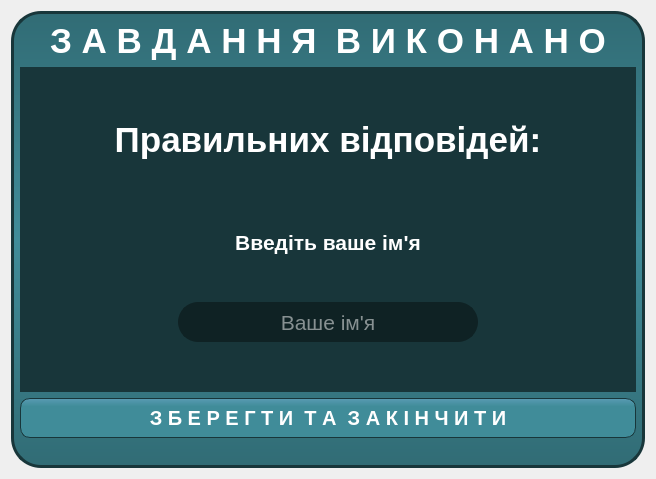
<?xml version="1.0" encoding="UTF-8"?>
<ui version="4.0">
 <class>SaveForm</class>
 <widget class="QDialog" name="SaveForm">
  <property name="windowModality">
   <enum>Qt::WindowModal</enum>
  </property>
  <property name="geometry">
   <rect>
    <x>0</x>
    <y>0</y>
    <width>656</width>
    <height>479</height>
   </rect>
  </property>
  <property name="focusPolicy">
   <enum>Qt::NoFocus</enum>
  </property>
  <property name="windowTitle">
   <string>Dialog</string>
  </property>
  <property name="modal">
   <bool>true</bool>
  </property>
  <layout class="QGridLayout" name="gridLayout_2">
   <item row="1" column="0">
    <widget class="QWidget" name="BackGround1" native="true">
     <property name="styleSheet">
      <string notr="true">QWidget#BackGround1 {
	background: qlineargradient(spread:pad, x1:0.5, y1:0, x2:0.5, y2:1, stop:0 rgba(49, 108, 117, 255), stop:0.5 rgba(64, 140, 153, 255), stop:1 rgba(49, 108, 117, 255));
	border-style: solid;
	border-width: 3px;
	border-color: rgb(24, 54, 58);
	border-radius: 30px;
	font-family: &quot;Arial&quot;;
	font-size: 20px;
	font-weight: bold;
	color: #fff;
}</string>
     </property>
     <layout class="QGridLayout" name="BackGround">
      <property name="leftMargin">
       <number>9</number>
      </property>
      <property name="topMargin">
       <number>10</number>
      </property>
      <property name="rightMargin">
       <number>9</number>
      </property>
      <property name="bottomMargin">
       <number>30</number>
      </property>
      <item row="1" column="0">
       <widget class="QWidget" name="GridLayout" native="true">
        <property name="focusPolicy">
         <enum>Qt::NoFocus</enum>
        </property>
        <property name="styleSheet">
         <string notr="true">border : 0px solid blue;
border-top : 3px solid rgb(24, 54, 58);
background-color: rgb(24, 54, 58);</string>
        </property>
        <layout class="QGridLayout" name="gridLayout">
         <property name="leftMargin">
          <number>9</number>
         </property>
         <property name="topMargin">
          <number>9</number>
         </property>
         <property name="rightMargin">
          <number>9</number>
         </property>
         <property name="bottomMargin">
          <number>9</number>
         </property>
         <item row="0" column="0">
          <widget class="QLabel" name="label_2">
           <property name="sizePolicy">
            <sizepolicy hsizetype="Preferred" vsizetype="Maximum">
             <horstretch>0</horstretch>
             <verstretch>0</verstretch>
            </sizepolicy>
           </property>
           <property name="font">
            <font>
             <family>Arial</family>
             <pointsize>26</pointsize>
             <weight>75</weight>
             <bold>true</bold>
            </font>
           </property>
           <property name="styleSheet">
            <string notr="true">color:#fff</string>
           </property>
           <property name="text">
            <string>Правильних вiдповiдей:</string>
           </property>
           <property name="alignment">
            <set>Qt::AlignCenter</set>
           </property>
          </widget>
         </item>
         <item row="4" column="0" alignment="Qt::AlignHCenter">
          <widget class="QLineEdit" name="name">
           <property name="sizePolicy">
            <sizepolicy hsizetype="Fixed" vsizetype="Fixed">
             <horstretch>0</horstretch>
             <verstretch>0</verstretch>
            </sizepolicy>
           </property>
           <property name="minimumSize">
            <size>
             <width>300</width>
             <height>40</height>
            </size>
           </property>
           <property name="font">
            <font>
             <pointsize>16</pointsize>
            </font>
           </property>
           <property name="styleSheet">
            <string notr="true">QLineEdit {
	border: 2px solid rgb(15, 34, 36);
	border-radius: 20px;
	color: #fff;
	padding-left: 20px;
	padding-right: 20px;
	background-color: rgb(15, 34, 36); 
}

QLineEdit:hover {
	border: 2px solid rgb(39, 89, 95)
}

QLineEdit:focus{
	border: 2px solid rgb(64, 140, 153)
}</string>
           </property>
           <property name="text">
            <string/>
           </property>
           <property name="maxLength">
            <number>14</number>
           </property>
           <property name="alignment">
            <set>Qt::AlignCenter</set>
           </property>
           <property name="placeholderText">
            <string>Ваше ім'я</string>
           </property>
          </widget>
         </item>
         <item row="3" column="0">
          <widget class="QLabel" name="label_3">
           <property name="sizePolicy">
            <sizepolicy hsizetype="Preferred" vsizetype="Maximum">
             <horstretch>0</horstretch>
             <verstretch>0</verstretch>
            </sizepolicy>
           </property>
           <property name="font">
            <font>
             <family>Arial</family>
             <pointsize>16</pointsize>
             <weight>75</weight>
             <bold>true</bold>
            </font>
           </property>
           <property name="styleSheet">
            <string notr="true">color:#fff</string>
           </property>
           <property name="text">
            <string>Введіть ваше ім'я</string>
           </property>
           <property name="alignment">
            <set>Qt::AlignCenter</set>
           </property>
          </widget>
         </item>
         <item row="1" column="0">
          <spacer name="verticalSpacer">
           <property name="orientation">
            <enum>Qt::Vertical</enum>
           </property>
           <property name="sizeType">
            <enum>QSizePolicy::Fixed</enum>
           </property>
           <property name="sizeHint" stdset="0">
            <size>
             <width>20</width>
             <height>20</height>
            </size>
           </property>
          </spacer>
         </item>
        </layout>
       </widget>
      </item>
      <item row="2" column="0">
       <widget class="QPushButton" name="panoButton">
        <property name="minimumSize">
         <size>
          <width>300</width>
          <height>40</height>
         </size>
        </property>
        <property name="cursor">
         <cursorShape>PointingHandCursor</cursorShape>
        </property>
        <property name="styleSheet">
         <string notr="true"> QPushButton {
     background: qlineargradient(spread:pad, x1:0.5, y1:0, x2:0.5, y2:1, stop:0 rgba(89, 155, 179, 255), stop:0.2 rgba(64, 140, 153, 255));
	border-style: solid;
	border-width: 1px;
	border-color: rgb(24, 54, 58);
	border-radius: 10px;
	font-family: &quot;Arial&quot;;
	font-size: 20px;
	font-weight: bold;
	color: #fff;
 }
 QPushButton:hover {
     background: qlineargradient(spread:pad, x1:0.5, y1:1, x2:0.5, y2:0.011, stop:0 rgba(89, 155, 179, 255), stop:0.2 rgba(64, 140, 153, 255));
 }
 QPushButton:pressed {
     background: qlineargradient(spread:pad, x1:0.5, y1:0, x2:0.5, y2:1, stop:0 rgba(49, 108, 117, 255), stop:0.2 rgba(64, 140, 153, 255));
 }</string>
        </property>
        <property name="text">
         <string>З Б Е Р Е Г Т И  Т А  З А К I Н Ч И Т И</string>
        </property>
       </widget>
      </item>
      <item row="0" column="0">
       <widget class="QLabel" name="label">
        <property name="sizePolicy">
         <sizepolicy hsizetype="Preferred" vsizetype="Maximum">
          <horstretch>0</horstretch>
          <verstretch>0</verstretch>
         </sizepolicy>
        </property>
        <property name="font">
         <font>
          <family>Arial</family>
          <pointsize>26</pointsize>
          <weight>75</weight>
          <bold>true</bold>
         </font>
        </property>
        <property name="styleSheet">
         <string notr="true">color:#fff</string>
        </property>
        <property name="text">
         <string>З А В Д А Н Н Я  В И К О Н А Н О</string>
        </property>
        <property name="alignment">
         <set>Qt::AlignCenter</set>
        </property>
       </widget>
      </item>
     </layout>
    </widget>
   </item>
  </layout>
 </widget>
 <resources/>
 <connections/>
</ui>
